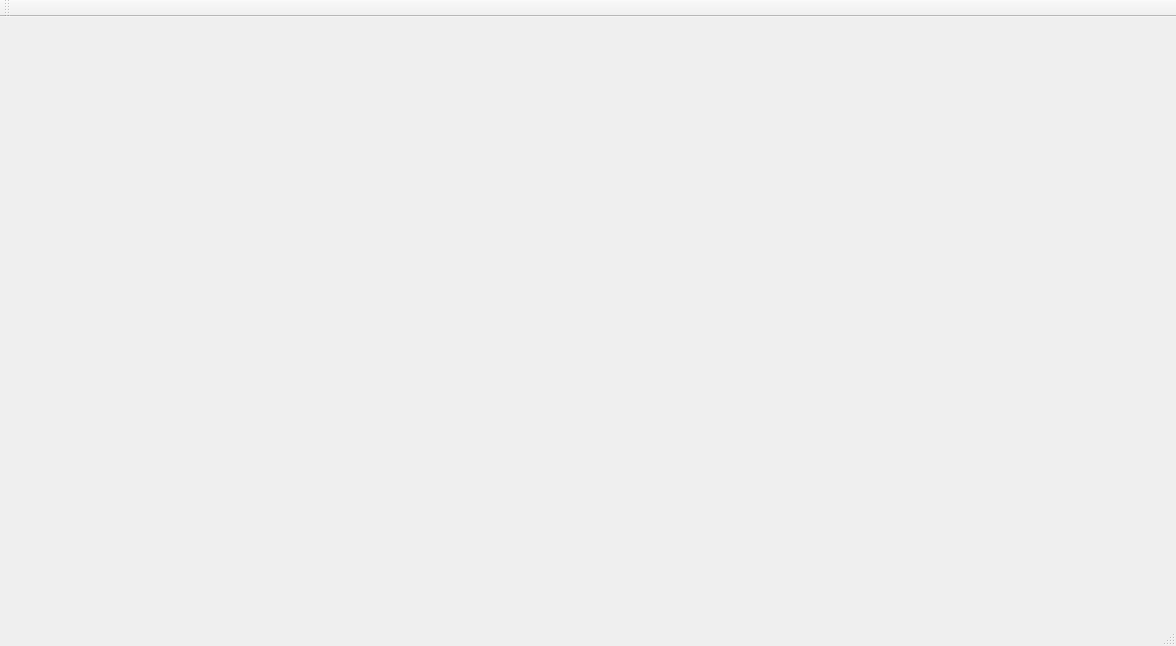
<?xml version="1.0" encoding="UTF-8"?>
<ui version="4.0">
 <class>MainWindow</class>
 <widget class="QMainWindow" name="MainWindow">
  <property name="geometry">
   <rect>
    <x>0</x>
    <y>0</y>
    <width>1176</width>
    <height>646</height>
   </rect>
  </property>
  <property name="windowTitle">
   <string>MainWindow</string>
  </property>
  <widget class="QWidget" name="centralWidget"/>
  <widget class="QMenuBar" name="menuBar">
   <property name="geometry">
    <rect>
     <x>0</x>
     <y>0</y>
     <width>1176</width>
     <height>31</height>
    </rect>
   </property>
  </widget>
  <widget class="QToolBar" name="mainToolBar">
   <attribute name="toolBarArea">
    <enum>TopToolBarArea</enum>
   </attribute>
   <attribute name="toolBarBreak">
    <bool>false</bool>
   </attribute>
  </widget>
  <widget class="QStatusBar" name="statusBar"/>
 </widget>
 <layoutdefault spacing="6" margin="11"/>
 <resources/>
 <connections/>
</ui>
